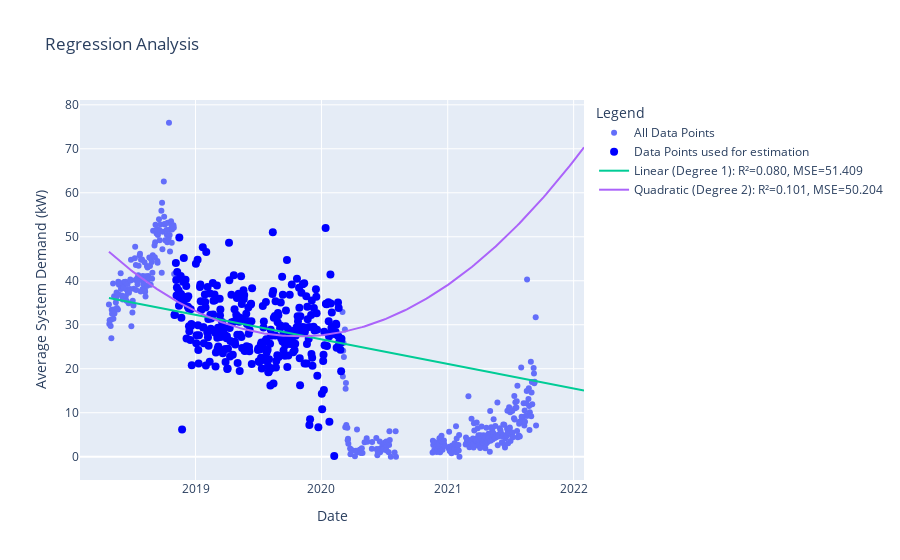

Notebook source saved alongside this figure:
### Code cell
plot_regression_models(daily_avg, '2018-11-01','2020-03-01', plot_start='2018-04-25', plot_end='2022-01-31', models=('linear', 'quadratic'))

### Figure 1 — Plotly figure (JSON) as saved in the notebook; plotly's stock layout.template omitted (floating-point values rounded to 4 significant figures; data arrays with more than 128 entries replaced by an {"elided": "..."} marker saying what was removed)
{"data": [{"marker": {"color": "light blue"}, "mode": "markers", "name": "All Data Points", "type": "scatter", "x": {"elided": "688 str values"}, "y": {"elided": "688 float values"}}, {"marker": {"color": "blue", "size": 8}, "mode": "markers", "name": "Data Points used for estimation", "type": "scatter", "x": {"elided": "307 str values"}, "y": {"elided": "307 float values"}}, {"mode": "lines", "name": "Linear (Degree 1): R²=0.080, MSE=51.409", "type": "scatter", "x": {"elided": "200 str values"}, "y": {"elided": "200 float values"}}, {"mode": "lines", "name": "Quadratic (Degree 2): R²=0.101, MSE=50.204", "type": "scatter", "x": {"elided": "200 str values"}, "y": {"elided": "200 float values"}}], "layout": {"legend": {"title": {"text": "Legend"}}, "title": {"text": "Regression Analysis"}, "xaxis": {"title": {"text": "Date"}}, "yaxis": {"title": {"text": "Average System Demand (kW)"}}}}
